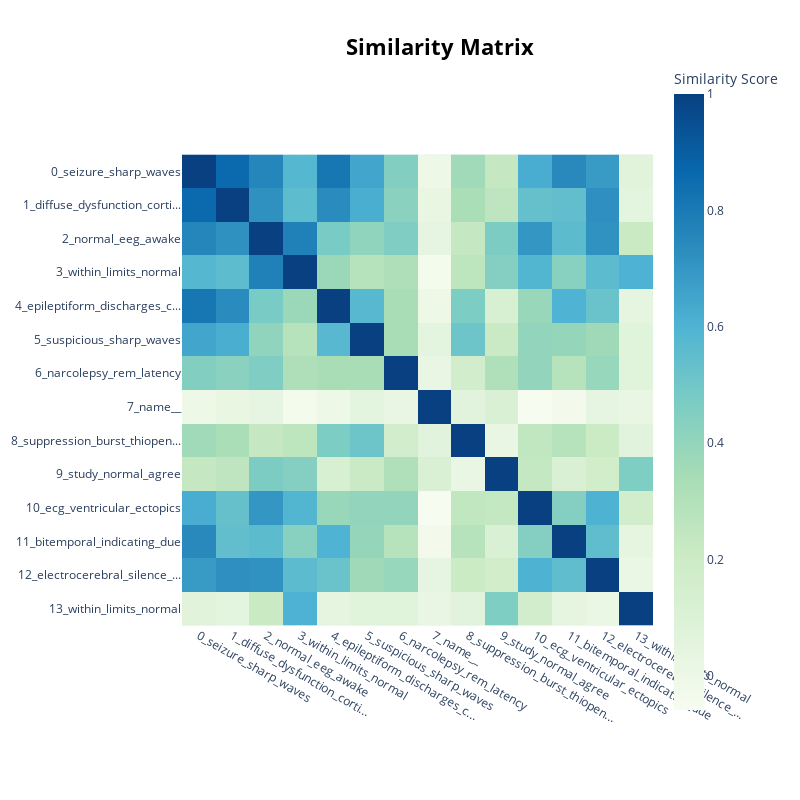

Source (notebook cell):
### Code cell
bertmodel.visualize_heatmap()

### Figure 1 — Plotly figure (JSON) as saved in the notebook; plotly's stock layout.template omitted (floating-point values rounded to 4 significant figures; data arrays with more than 128 entries replaced by an {"elided": "..."} marker saying what was removed)
{"data": [{"coloraxis": "coloraxis", "hovertemplate": "x: %{x}<br>y: %{y}<br>Similarity Score: %{z}<extra></extra>", "name": "0", "type": "heatmap", "x": ["0_seizure_sharp_waves", "1_diffuse_dysfunction_corti...", "2_normal_eeg_awake", "3_within_limits_normal", "4_epileptiform_discharges_c...", "5_suspicious_sharp_waves", "6_narcolepsy_rem_latency", "7_name__", "8_suppression_burst_thiopen...", "9_study_normal_agree", "10_ecg_ventricular_ectopics", "11_bitemporal_indicating_due", "12_electrocerebral_silence_...", "13_within_limits_normal"], "xaxis": "x", "y": ["0_seizure_sharp_waves", "1_diffuse_dysfunction_corti...", "2_normal_eeg_awake", "3_within_limits_normal", "4_epileptiform_discharges_c...", "5_suspicious_sharp_waves", "6_narcolepsy_rem_latency", "7_name__", "8_suppression_burst_thiopen...", "9_study_normal_agree", "10_ecg_ventricular_ectopics", "11_bitemporal_indicating_due", "12_electrocerebral_silence_...", "13_within_limits_normal"], "yaxis": "y", "z": {"elided": "14x14 float values"}}], "layout": {"coloraxis": {"colorbar": {"title": {"text": "Similarity Score"}}, "colorscale": [[0, "rgb(247,252,240)"], [0.125, "rgb(224,243,219)"], [0.25, "rgb(204,235,197)"], [0.375, "rgb(168,221,181)"], [0.5, "rgb(123,204,196)"], [0.625, "rgb(78,179,211)"], [0.75, "rgb(43,140,190)"], [0.875, "rgb(8,104,172)"], [1, "rgb(8,64,129)"]]}, "height": 800, "hoverlabel": {"bgcolor": "white", "font": {"family": "Rockwell", "size": 16}}, "legend": {"title": {"text": "Trend"}}, "margin": {"t": 60}, "showlegend": true, "title": {"font": {"color": "Black", "size": 22}, "text": "<b>Similarity Matrix</b>", "x": 0.55, "xanchor": "center", "y": 0.95, "yanchor": "top"}, "width": 800, "xaxis": {"anchor": "y", "constrain": "domain", "domain": [0, 1], "scaleanchor": "y"}, "yaxis": {"anchor": "x", "autorange": "reversed", "constrain": "domain", "domain": [0, 1]}}}
